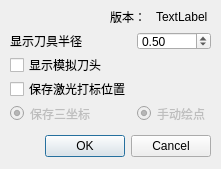
<?xml version="1.0" encoding="UTF-8"?>
<ui version="4.0">
 <class>Dialog</class>
 <widget class="QDialog" name="Dialog">
  <property name="geometry">
   <rect>
    <x>0</x>
    <y>0</y>
    <width>221</width>
    <height>169</height>
   </rect>
  </property>
  <property name="maximumSize">
   <size>
    <width>221</width>
    <height>169</height>
   </size>
  </property>
  <property name="windowTitle">
   <string>设置</string>
  </property>
  <widget class="QWidget" name="layoutWidget">
   <property name="geometry">
    <rect>
     <x>10</x>
     <y>130</y>
     <width>201</width>
     <height>33</height>
    </rect>
   </property>
   <layout class="QHBoxLayout">
    <property name="spacing">
     <number>6</number>
    </property>
    <property name="margin">
     <number>0</number>
    </property>
    <item>
     <spacer>
      <property name="orientation">
       <enum>Qt::Horizontal</enum>
      </property>
      <property name="sizeHint" stdset="0">
       <size>
        <width>131</width>
        <height>31</height>
       </size>
      </property>
     </spacer>
    </item>
    <item>
     <widget class="QPushButton" name="okButton">
      <property name="text">
       <string>OK</string>
      </property>
     </widget>
    </item>
    <item>
     <widget class="QPushButton" name="cancelButton">
      <property name="text">
       <string>Cancel</string>
      </property>
     </widget>
    </item>
   </layout>
  </widget>
  <widget class="QWidget" name="layoutWidget">
   <property name="geometry">
    <rect>
     <x>110</x>
     <y>10</y>
     <width>98</width>
     <height>14</height>
    </rect>
   </property>
   <layout class="QHBoxLayout" name="horizontalLayout">
    <item>
     <widget class="QLabel" name="label_5">
      <property name="text">
       <string>版本：</string>
      </property>
     </widget>
    </item>
    <item>
     <widget class="QLabel" name="label_version">
      <property name="text">
       <string>TextLabel</string>
      </property>
     </widget>
    </item>
   </layout>
  </widget>
  <widget class="QSpinBox" name="smoothBox">
   <property name="geometry">
    <rect>
     <x>380</x>
     <y>176</y>
     <width>40</width>
     <height>20</height>
    </rect>
   </property>
  </widget>
  <widget class="QLabel" name="label">
   <property name="geometry">
    <rect>
     <x>278</x>
     <y>122</y>
     <width>71</width>
     <height>20</height>
    </rect>
   </property>
   <property name="text">
    <string>龈缘线距离：</string>
   </property>
  </widget>
  <widget class="QLabel" name="label_2">
   <property name="geometry">
    <rect>
     <x>277</x>
     <y>149</y>
     <width>72</width>
     <height>16</height>
    </rect>
   </property>
   <property name="text">
    <string>采样点间距：</string>
   </property>
  </widget>
  <widget class="QSpinBox" name="OffsetStepBox">
   <property name="geometry">
    <rect>
     <x>380</x>
     <y>122</y>
     <width>40</width>
     <height>20</height>
    </rect>
   </property>
   <property name="minimum">
    <number>1</number>
   </property>
   <property name="maximum">
    <number>50</number>
   </property>
  </widget>
  <widget class="QDoubleSpinBox" name="intevalBox">
   <property name="geometry">
    <rect>
     <x>380</x>
     <y>149</y>
     <width>52</width>
     <height>20</height>
    </rect>
   </property>
   <property name="minimum">
    <double>0.100000000000000</double>
   </property>
   <property name="maximum">
    <double>5.000000000000000</double>
   </property>
   <property name="singleStep">
    <double>0.200000000000000</double>
   </property>
  </widget>
  <widget class="QLabel" name="label_3">
   <property name="geometry">
    <rect>
     <x>277</x>
     <y>176</y>
     <width>72</width>
     <height>16</height>
    </rect>
   </property>
   <property name="text">
    <string>曲线平滑度：</string>
   </property>
  </widget>
  <widget class="QLabel" name="label_4">
   <property name="geometry">
    <rect>
     <x>277</x>
     <y>203</y>
     <width>90</width>
     <height>16</height>
    </rect>
   </property>
   <property name="text">
    <string>法向与Z轴夹角：</string>
   </property>
  </widget>
  <widget class="QSpinBox" name="zangleBox">
   <property name="geometry">
    <rect>
     <x>380</x>
     <y>203</y>
     <width>40</width>
     <height>20</height>
    </rect>
   </property>
   <property name="maximum">
    <number>90</number>
   </property>
  </widget>
  <widget class="QLabel" name="label_6">
   <property name="geometry">
    <rect>
     <x>277</x>
     <y>230</y>
     <width>84</width>
     <height>16</height>
    </rect>
   </property>
   <property name="text">
    <string>底座过滤高度：</string>
   </property>
  </widget>
  <widget class="QSpinBox" name="zthresholdBox">
   <property name="geometry">
    <rect>
     <x>380</x>
     <y>230</y>
     <width>46</width>
     <height>20</height>
    </rect>
   </property>
   <property name="minimum">
    <number>-20</number>
   </property>
   <property name="maximum">
    <number>40</number>
   </property>
  </widget>
  <widget class="QRadioButton" name="radioButton_auto">
   <property name="geometry">
    <rect>
     <x>270</x>
     <y>260</y>
     <width>83</width>
     <height>17</height>
    </rect>
   </property>
   <property name="text">
    <string>自动生成点</string>
   </property>
   <property name="checked">
    <bool>false</bool>
   </property>
  </widget>
  <widget class="QRadioButton" name="withNormalButton">
   <property name="geometry">
    <rect>
     <x>270</x>
     <y>280</y>
     <width>81</width>
     <height>17</height>
    </rect>
   </property>
   <property name="text">
    <string>保存六坐标</string>
   </property>
  </widget>
  <widget class="QLabel" name="label_7">
   <property name="geometry">
    <rect>
     <x>278</x>
     <y>12</y>
     <width>84</width>
     <height>16</height>
    </rect>
   </property>
   <property name="text">
    <string>前后牙区分角度</string>
   </property>
  </widget>
  <widget class="QSpinBox" name="spinBox_fbDegree">
   <property name="geometry">
    <rect>
     <x>380</x>
     <y>12</y>
     <width>46</width>
     <height>20</height>
    </rect>
   </property>
   <property name="maximum">
    <number>180</number>
   </property>
   <property name="value">
    <number>45</number>
   </property>
  </widget>
  <widget class="QLabel" name="label_8">
   <property name="geometry">
    <rect>
     <x>278</x>
     <y>38</y>
     <width>72</width>
     <height>16</height>
    </rect>
   </property>
   <property name="text">
    <string>外侧切割角度</string>
   </property>
  </widget>
  <widget class="QSpinBox" name="spinBox_cutDegreeOut">
   <property name="geometry">
    <rect>
     <x>380</x>
     <y>38</y>
     <width>40</width>
     <height>20</height>
    </rect>
   </property>
   <property name="maximum">
    <number>90</number>
   </property>
   <property name="value">
    <number>75</number>
   </property>
  </widget>
  <widget class="QLabel" name="label_9">
   <property name="geometry">
    <rect>
     <x>278</x>
     <y>64</y>
     <width>96</width>
     <height>16</height>
    </rect>
   </property>
   <property name="text">
    <string>内侧前牙切割角度</string>
   </property>
  </widget>
  <widget class="QSpinBox" name="spinBox_cutDegreeInsideFront">
   <property name="geometry">
    <rect>
     <x>380</x>
     <y>64</y>
     <width>40</width>
     <height>20</height>
    </rect>
   </property>
   <property name="maximum">
    <number>90</number>
   </property>
   <property name="value">
    <number>45</number>
   </property>
  </widget>
  <widget class="QLabel" name="label_10">
   <property name="geometry">
    <rect>
     <x>278</x>
     <y>90</y>
     <width>96</width>
     <height>16</height>
    </rect>
   </property>
   <property name="text">
    <string>内侧后牙切割角度</string>
   </property>
  </widget>
  <widget class="QSpinBox" name="spinBox_cutDegreeInsideBack">
   <property name="geometry">
    <rect>
     <x>380</x>
     <y>90</y>
     <width>40</width>
     <height>20</height>
    </rect>
   </property>
   <property name="maximum">
    <number>90</number>
   </property>
  </widget>
  <widget class="QWidget" name="layoutWidget">
   <property name="geometry">
    <rect>
     <x>10</x>
     <y>32</y>
     <width>201</width>
     <height>91</height>
    </rect>
   </property>
   <layout class="QFormLayout" name="formLayout">
    <item row="0" column="0">
     <widget class="QLabel" name="label_11">
      <property name="text">
       <string>显示刀具半径</string>
      </property>
     </widget>
    </item>
    <item row="0" column="1">
     <widget class="QDoubleSpinBox" name="doubleSpinBox_cutOffset">
      <property name="maximum">
       <double>2.000000000000000</double>
      </property>
      <property name="singleStep">
       <double>0.100000000000000</double>
      </property>
      <property name="value">
       <double>0.500000000000000</double>
      </property>
     </widget>
    </item>
    <item row="1" column="0">
     <widget class="QCheckBox" name="checkBox_showBur">
      <property name="text">
       <string>显示模拟刀头</string>
      </property>
     </widget>
    </item>
    <item row="2" column="0">
     <widget class="QCheckBox" name="checkBoxMark">
      <property name="text">
       <string>保存激光打标位置</string>
      </property>
     </widget>
    </item>
    <item row="3" column="0">
     <widget class="QRadioButton" name="withoutButton">
      <property name="enabled">
       <bool>false</bool>
      </property>
      <property name="text">
       <string>保存三坐标</string>
      </property>
      <property name="checked">
       <bool>true</bool>
      </property>
      <property name="autoExclusive">
       <bool>false</bool>
      </property>
     </widget>
    </item>
    <item row="3" column="1">
     <widget class="QRadioButton" name="radioButton_manual">
      <property name="enabled">
       <bool>false</bool>
      </property>
      <property name="text">
       <string>手动绘点</string>
      </property>
      <property name="checked">
       <bool>true</bool>
      </property>
      <property name="autoExclusive">
       <bool>false</bool>
      </property>
     </widget>
    </item>
   </layout>
  </widget>
 </widget>
 <resources/>
 <connections>
  <connection>
   <sender>okButton</sender>
   <signal>clicked()</signal>
   <receiver>Dialog</receiver>
   <slot>accept()</slot>
   <hints>
    <hint type="sourcelabel">
     <x>278</x>
     <y>253</y>
    </hint>
    <hint type="destinationlabel">
     <x>96</x>
     <y>254</y>
    </hint>
   </hints>
  </connection>
  <connection>
   <sender>cancelButton</sender>
   <signal>clicked()</signal>
   <receiver>Dialog</receiver>
   <slot>reject()</slot>
   <hints>
    <hint type="sourcelabel">
     <x>369</x>
     <y>253</y>
    </hint>
    <hint type="destinationlabel">
     <x>179</x>
     <y>282</y>
    </hint>
   </hints>
  </connection>
 </connections>
</ui>
